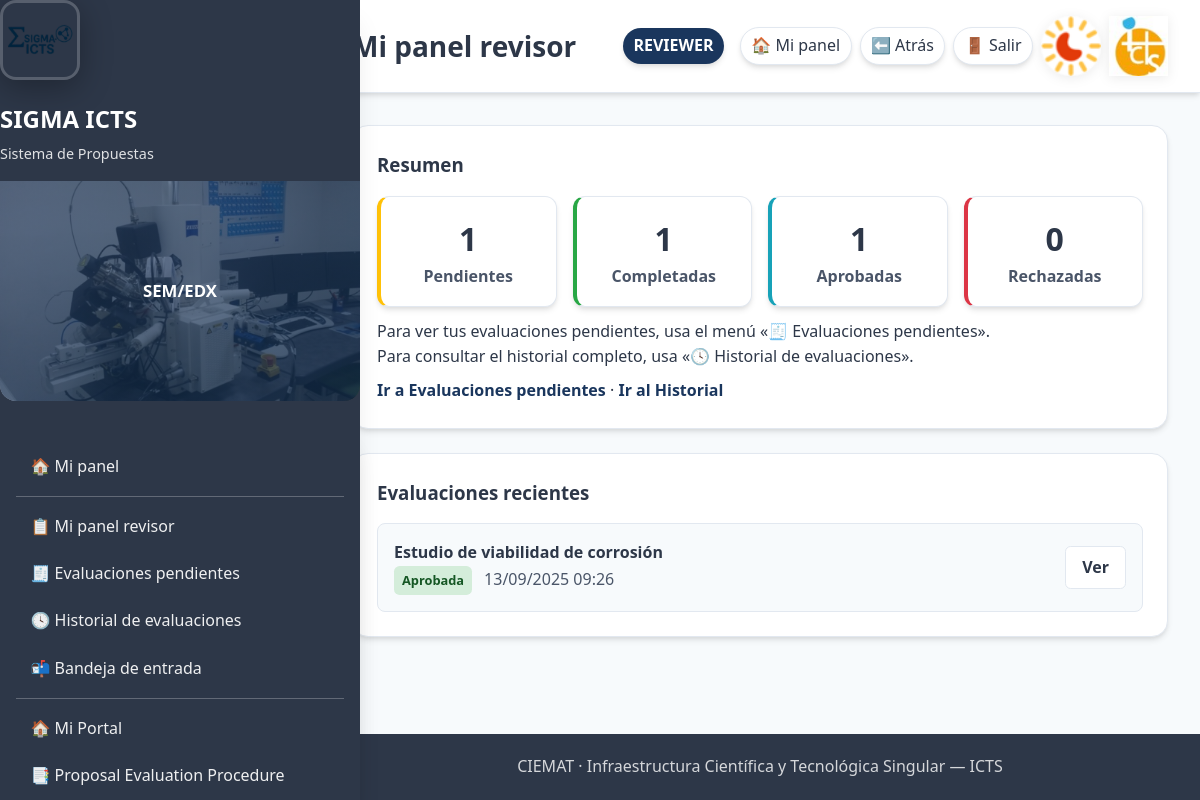
/icts/reviews/dashboard/ (signed in), run on the app's committed database.
### icts/models.py (models this page shows, shortened)
class ProposalReview(models.Model):
    DECISION = [
        ("pending", "Pending"),
        ("approve", "Approve"),
        ("request_changes", "Request changes"),
        ("reject", "Reject"),
    ]
    proposal = models.ForeignKey(
        AccessProposal, on_delete=models.CASCADE, related_name="reviews"
    )
    reviewer = models.ForeignKey(
        settings.AUTH_USER_MODEL, on_delete=models.CASCADE, related_name="icts_reviews"
    )
    decision = models.CharField(max_length=16, choices=DECISION, default="pending")
    comments = models.TextField(blank=True)
    updated_at = models.DateTimeField(auto_now=True)
    feasibility_ok = models.BooleanField(null=True, blank=True, help_text="Is this proposal technically feasible?")
    score_scientific_quality = models.IntegerField(
        null=True, blank=True,
        choices=[(i, i) for i in range(1, 6)],
        help_text="Scientific quality score (1-5)"
    )
    score_need_infrastructure = models.IntegerField(
        null=True, blank=True,
        choices=[(i, i) for i in range(1, 6)],
        help_text="Need for advanced infrastructure score (1-5)"
    )
    score_industrial_potential = models.IntegerField(
        null=True, blank=True,
        choices=[(i, i) for i in range(1, 6)],
        help_text="Industrial potential score (1-5)"
    )
    class Meta:
        unique_together = ("proposal", "reviewer")

class AccessProposal(models.Model):
    PROJECT_TYPE_CHOICES = [
        ("international", "International"),
        ("european", "European"),
        ("national", "National"),
        ("regional", "Regional"),
    ]
    STATUS_CHOICES = [
        ("draft", "Draft"),
        ("submitted", "Submitted"),
        ("accepted", "Accepted"),
        ("rejected", "Rejected"),
    ]
    applicant = models.ForeignKey(
        settings.AUTH_USER_MODEL,
        on_delete=models.CASCADE,
        related_name="icts_proposals",
    )
    title = models.CharField(max_length=200)
    scope = models.TextField(blank=True)
    facilities = models.ManyToManyField(Facility, blank=True)
    status = models.CharField(max_length=12, choices=STATUS_CHOICES, default="draft")
    created_at = models.DateTimeField(auto_now_add=True)
    is_new_request = models.BooleanField(default=True, help_text="Is this a new request?")
    previous_access = models.ForeignKey(
        'self',
        on_delete=models.SET_NULL,
        null=True,
        blank=True,
        help_text="Previous approved request to copy data from"
    )
    access_code = models.CharField(max_length=50, blank=True, help_text="Auto-generated access code")
    applicant_is_different = models.BooleanField(default=False)
    organization = models.CharField(max_length=200, blank=True, help_text="Center/Institution")
    contact_person = models.CharField(max_length=200, blank=True)
    email = models.EmailField(blank=True)
    phone = models.CharField(max_length=50, blank=True)
    project_name = models.CharField(max_length=200, blank=True)
    project_type = models.CharField(
        max_length=100,
        blank=True,
        choices=PROJECT_TYPE_CHOICES,
        help_text="International, European, National, Regional",
    )
    funding_source = models.CharField(max_length=200, blank=True)
    start_year = models.IntegerField(null=True, blank=True)
    end_year = models.IntegerField(null=True, blank=True)
    previous_experiments = models.TextField(blank=True)
    references = models.TextField(blank=True)
    facility_sem = models.BooleanField(default=False)
    facility_sem_fib = models.BooleanField(default=False)
    facility_imp = models.BooleanField(default=False)
    facility_sims = models.BooleanField(default=False)
    facility_confocal = models.BooleanField(default=False)
    facility_vdg = models.BooleanField(default=False)
    facility_profilometer = models.BooleanField(default=False)

### icts/views.py (the view)
# urls.py: path("reviews/dashboard/", views.reviewer_dashboard_new, name="reviewer_dashboard_new"),
@login_required(login_url="/accounts/login/icts/")
@user_passes_test(is_reviewer)
@never_cache
def reviewer_dashboard_new(request):
    from datetime import datetime, timedelta
    pending_reviews = ProposalReview.objects.filter(
        reviewer=request.user,
        decision='pending'
    ).select_related('proposal')
    completed_reviews = ProposalReview.objects.filter(
        reviewer=request.user,
        decision__in=['approve', 'reject', 'request_changes']
    )
    pending_count = pending_reviews.count()
    completed_count = completed_reviews.count()
    approved_count = completed_reviews.filter(decision='approve').count()
    rejected_count = completed_reviews.filter(decision='reject').count()
    pending_with_days = []
    for review in pending_reviews:
        days_pending = (datetime.now().date() - review.proposal.created_at.date()).days
        is_urgent = days_pending > 7  # Más de 7 días es urgente
        pending_with_days.append({
            'review': review,
            'days_pending': days_pending,
            'is_urgent': is_urgent
        })
    urgent_count = sum(1 for item in pending_with_days if item['is_urgent'])
    recent_reviews = completed_reviews.order_by('-updated_at')[:5]
    context = {
        'pending_count': pending_count,
        'completed_count': completed_count,
        'approved_count': approved_count,
        'rejected_count': rejected_count,
        'urgent_count': urgent_count,
        'pending_reviews': pending_with_days,
        'recent_reviews': recent_reviews,
    }
    return render(request, "icts/reviewer_dashboard_new.html", context)

### accounts/templatetags/form_extras.py (called while the page is built)
@register.filter(name="has_group")
def has_group(user, group_name: str):
    try:
        return user.is_authenticated and user.groups.filter(name__iexact=group_name).exists()
    except Exception:
        return False

### icts/context_processors.py (called while the page is built)
def icts_ui(request):
    user = request.user
    role = ""
    if user.is_authenticated:
        if user.is_superuser:
            role = "Admin"
        elif user.groups.filter(name__iexact="managers").exists():
            role = "Manager"
        elif user.groups.filter(name__iexact="responsables").exists():
            role = "Responsable"
        elif user.groups.filter(name__iexact="revisores").exists():
            role = "Revisor"
        else:
            role = "Usuario"
    return {"icts_role_name": role}

### icts/views.py (called while the page is built)
def is_reviewer(user):
    return user.is_superuser or user.groups.filter(name__iexact="revisores").exists()

### sigmalab/context_processors.py (called while the page is built)
def lab_role(request):
    role = None
    if request.user.is_authenticated:
        if (request.user.is_superuser
            or request.user.groups.filter(name="Técnicos Σ-LAB").exists()):
            role = "TECNICO"
        else:
            role = "USUARIO"
    return {"LAB_ROLE": role}

### icts/templates/icts/reviewer_dashboard_new.html (shortened to what this page needs)
{% extends "base_icts.html" %}
{% block page_title %}Mi panel revisor{% endblock %}
{% block content %}
<div class="card" style="margin-bottom:1.5rem">
  <h3 style="margin:0 0 1rem 0">Resumen</h3>
  <div class="kpi-grid">
    <div class="kpi kpi-pending"><div class="num">{{ pending_count }}</div><div class="lbl">Pendientes</div></div>
    <div class="kpi kpi-completed"><div class="num">{{ completed_count }}</div><div class="lbl">Completadas</div></div>
    <div class="kpi kpi-approved"><div class="num">{{ approved_count }}</div><div class="lbl">Aprobadas</div></div>
    <div class="kpi kpi-rejected"><div class="num">{{ rejected_count }}</div><div class="lbl">Rechazadas</div></div>
  </div>
  <div class="muted" style="margin-top:.75rem">Para ver tus evaluaciones pendientes, usa el menú «🧾 Evaluaciones pendientes».</div>
  <div class="muted">Para consultar el historial completo, usa «🕓 Historial de evaluaciones».</div>
  <div style="margin-top:.5rem"><a class="link" href="{% url 'icts:reviewer_inbox' %}">Ir a Evaluaciones pendientes</a> · <a class="link" href="{% url 'icts:review_history' %}">Ir al Historial</a></div>
  </div>
<div class="card">
  <div style="display:flex;justify-content:space-between;align-items:center;margin-bottom:1rem">
    <h3 style="margin:0">Evaluaciones recientes</h3>
  </div>
  {% if recent_reviews %}
    <div class="recent-list">
      {% for review in recent_reviews %}
        <div class="recent-item">
          <div class="recent-info">
            <div class="recent-title">{{ review.proposal.title|default:"(Sin título)" }}</div>
            <div class="recent-meta">
              <span class="badge decision-{{ review.decision }}">
                {% if review.decision == 'approve' %}Aprobada{% elif review.decision == 'reject' %}Rechazada{% elif review.decision == 'request_changes' %}Cambios solicitados{% else %}Pendiente{% endif %}
              </span>
              <span class="date">{{ review.updated_at|date:"d/m/Y H:i" }}</span>
            </div>
          </div>
          <div class="recent-actions">
            <a href="{% url 'icts:proposal_detail' review.proposal.pk %}" class="btn btn-secondary">Ver</a>
          </div>
        </div>
      {% endfor %}
    </div>
  {% else %}
    <div class="muted">No hay evaluaciones recientes.</div>
  {% endif %}
</div>
{% endblock %}

### data on the page
ProposalReview: proposal "Estudio de viabilidad de corrosión", decision "Aprobada", updated_at "13/09/2025 09:26"

### other printed values
{{ pending_count }} "1"
{{ completed_count }} "1"
{{ approved_count }} "1"
{{ rejected_count }} "0"
